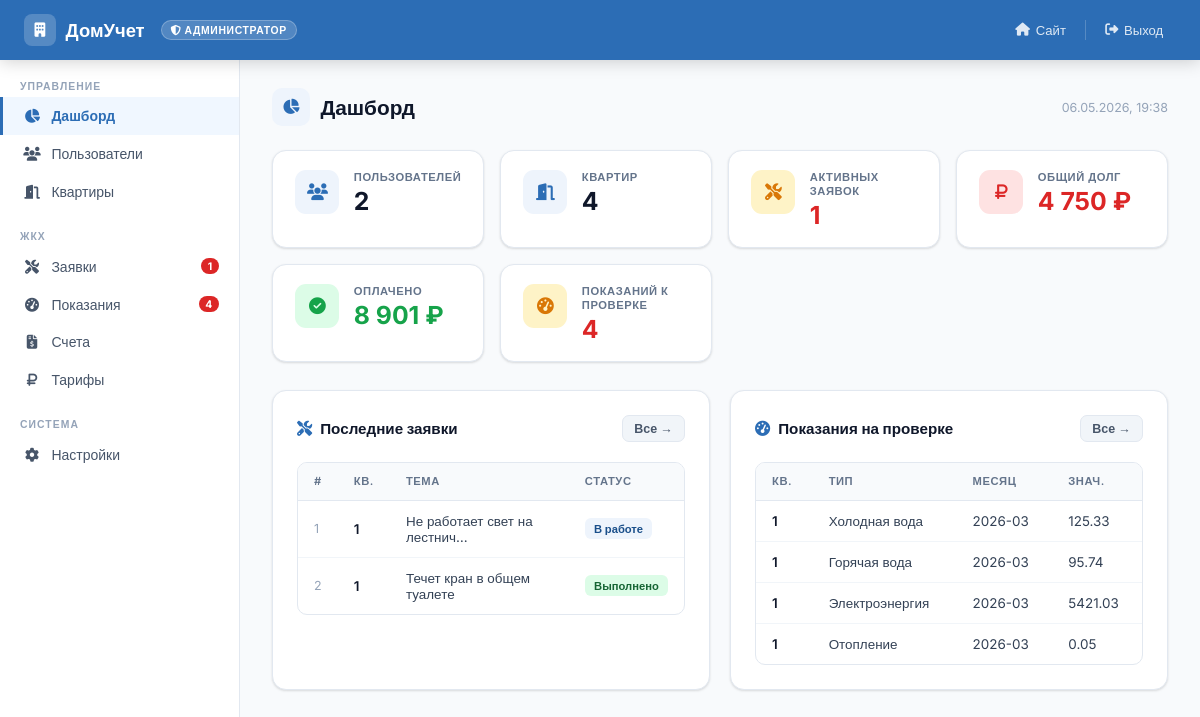
Screenshot of /zhkh.diploma/admin/index.php (signed in) with the database file from the repository.
### tables this page shows
CREATE TABLE `incidents` (
  `incident_id` int NOT NULL,
  `apartment_id` int NOT NULL,
  `category_id` int NOT NULL,
  `title` varchar(255) NOT NULL,
  `description` text NOT NULL,
  `status` enum('new','assigned','in_progress','completed','cancelled') DEFAULT 'new',
  `priority` enum('low','medium','high','urgent') DEFAULT 'medium',
  `photos_json` text,
  `created_by` int NOT NULL,
  `assigned_worker_id` int DEFAULT NULL,
  `assigned_at` timestamp NULL DEFAULT NULL,
  `started_at` timestamp NULL DEFAULT NULL,
  `completed_at` timestamp NULL DEFAULT NULL,
  `rating` int DEFAULT NULL,
  `feedback` text,
  `created_at` timestamp NULL DEFAULT CURRENT_TIMESTAMP,
  `updated_at` timestamp NULL DEFAULT CURRENT_TIMESTAMP ON UPDATE CURRENT_TIMESTAMP
);

CREATE TABLE `apartments` (
  `apartment_id` int NOT NULL,
  `apartment_number` varchar(10) NOT NULL,
  `floor` int DEFAULT NULL,
  `entrance` int DEFAULT NULL,
  `area` decimal(6,2) DEFAULT NULL,
  `rooms_count` int DEFAULT NULL,
  `residents_count` int DEFAULT '1',
  `address` varchar(255) NOT NULL,
  `owner_user_id` int DEFAULT NULL,
  `created_at` timestamp NULL DEFAULT CURRENT_TIMESTAMP,
  `updated_at` timestamp NULL DEFAULT CURRENT_TIMESTAMP ON UPDATE CURRENT_TIMESTAMP
);

CREATE TABLE `meter_readings` (
  `reading_id` int NOT NULL,
  `apartment_id` int NOT NULL,
  `meter_type_id` int NOT NULL,
  `reading_value` decimal(10,2) NOT NULL,
  `reading_date` date NOT NULL,
  `reading_month` varchar(7) NOT NULL,
  `previous_value` decimal(10,2) DEFAULT NULL,
  `difference` decimal(10,2) DEFAULT NULL,
  `photos_json` text,
  `status` enum('pending','approved','rejected') DEFAULT 'pending',
  `notes` text,
  `created_by` int DEFAULT NULL,
  `created_at` timestamp NULL DEFAULT CURRENT_TIMESTAMP
);

CREATE TABLE `meter_types` (
  `meter_type_id` int NOT NULL,
  `type_name` varchar(100) NOT NULL,
  `unit` varchar(20) NOT NULL,
  `description` text,
  `icon_class` varchar(50) DEFAULT NULL,
  `created_at` timestamp NULL DEFAULT CURRENT_TIMESTAMP
);

### zhkh.diploma/includes/config.php (called while the page is built, shortened)
<?php
class Database {
    private static $instance = null;
    private $connection;
    private function __construct() {
        try {
            $dsn = "mysql:host=" . DB_HOST . ";dbname=" . DB_NAME . ";charset=" . DB_CHARSET;
            $options = [
                PDO::ATTR_ERRMODE => PDO::ERRMODE_EXCEPTION,
                PDO::ATTR_DEFAULT_FETCH_MODE => PDO::FETCH_ASSOC,
                PDO::ATTR_EMULATE_PREPARES => false,
            ];
            $this->connection = new PDO($dsn, DB_USER, DB_PASS, $options);
        } catch (PDOException $e) {
            die("Ошибка подключения к базе данных: " . $e->getMessage());
        }
    }
    public static function getInstance() {
        if (self::$instance === null) {
            self::$instance = new self();
        }
        return self::$instance;
    }
    public function getConnection() {
        return $this->connection;
    }
}
function db() {
    return Database::getInstance()->getConnection();
}
function escape($string) {
    return htmlspecialchars((string)($string ?? ''), ENT_QUOTES, 'UTF-8');
}

### zhkh.diploma/admin/index.php (the view, shortened to what this page needs)
<?php
require_once __DIR__ . '/../includes/config.php';
$tab = $_GET['tab'] ?? 'dashboard';
$stats = [];
if ($tab === 'dashboard') {
    $stats['users']       = db()->query("SELECT COUNT(*) FROM users")->fetchColumn();
    $stats['apartments']  = db()->query("SELECT COUNT(*) FROM apartments")->fetchColumn();
    $stats['incidents']   = db()->query("SELECT COUNT(*) FROM incidents WHERE status NOT IN('completed','cancelled')")->fetchColumn();
    $stats['debt']        = db()->query("SELECT COALESCE(SUM(total_amount-paid_amount),0) FROM invoices WHERE payment_status!='paid'")->fetchColumn();
    $stats['pending_read']= db()->query("SELECT COUNT(*) FROM meter_readings WHERE status='pending'")->fetchColumn();
    $stats['total_paid']  = db()->query("SELECT COALESCE(SUM(paid_amount),0) FROM invoices")->fetchColumn();
    $recent_incidents = db()->query("SELECT i.*,a.apartment_number,u.full_name as reporter FROM incidents i JOIN apartments a ON i.apartment_id=a.apartment_id JOIN users u ON i.created_by=u.user_id ORDER BY i.created_at DESC LIMIT 5")->fetchAll();
    $recent_readings  = db()->query("SELECT mr.*,mt.type_name,a.apartment_number FROM meter_readings mr JOIN meter_types mt ON mr.meter_type_id=mt.meter_type_id JOIN apartments a ON mr.apartment_id=a.apartment_id WHERE mr.status='pending' ORDER BY mr.created_at DESC LIMIT 5")->fetchAll();
}
$pendingRead = db()->query("SELECT COUNT(*) FROM meter_readings WHERE status='pending'")->fetchColumn();
$activeInc   = db()->query("SELECT COUNT(*) FROM incidents WHERE status NOT IN('completed','cancelled')")->fetchColumn();
?>
<!DOCTYPE html>
<html lang="ru">
<head>
<link rel="stylesheet" href="https://cdnjs.cloudflare.com/ajax/libs/font-awesome/6.4.0/css/all.min.css">
</head>
<body>
<div class="topbar">
    <a href="index.php?tab=dashboard" class="topbar-logo">
        <span class="logo-box"><i class="fas fa-building"></i></span> ДомУчет
    </a>
    <span class="topbar-badge"><i class="fas fa-shield-alt"></i> Администратор</span>
    <div class="topbar-right">
        <a href="../index.php" class="topbar-btn"><i class="fas fa-home"></i> Сайт</a>
        <a href="../logout.php" class="topbar-btn"><i class="fas fa-sign-out-alt"></i> Выход</a>
    </div>
</div>
<div class="layout">
<nav class="sidebar">
    <div class="sb-section">Управление</div>
    <a href="index.php?tab=dashboard" class="<?= $tab==='dashboard'?'active':'' ?>"><span class="si"><i class="fas fa-chart-pie"></i></span> Дашборд</a>
    <a href="index.php?tab=users" class="<?= $tab==='users'?'active':'' ?>"><span class="si"><i class="fas fa-users"></i></span> Пользователи</a>
    <a href="index.php?tab=apartments" class="<?= $tab==='apartments'?'active':'' ?>"><span class="si"><i class="fas fa-door-open"></i></span> Квартиры</a>
    <div class="sb-section">ЖКХ</div>
    <a href="index.php?tab=incidents" class="<?= $tab==='incidents'?'active':'' ?>">
        <span class="si"><i class="fas fa-tools"></i></span> Заявки
        <?php if ($activeInc > 0): ?><span class="sb-badge"><?= $activeInc ?></span><?php endif; ?>
    </a>
    <a href="index.php?tab=readings" class="<?= $tab==='readings'?'active':'' ?>">
        <span class="si"><i class="fas fa-tachometer-alt"></i></span> Показания
        <?php if ($pendingRead > 0): ?><span class="sb-badge"><?= $pendingRead ?></span><?php endif; ?>
    </a>
    <a href="index.php?tab=invoices" class="<?= $tab==='invoices'?'active':'' ?>"><span class="si"><i class="fas fa-file-invoice-dollar"></i></span> Счета</a>
    <a href="index.php?tab=tariffs" class="<?= $tab==='tariffs'?'active':'' ?>"><span class="si"><i class="fas fa-ruble-sign"></i></span> Тарифы</a>
    <div class="sb-section">Система</div>
    <a href="index.php?tab=settings" class="<?= $tab==='settings'?'active':'' ?>"><span class="si"><i class="fas fa-cog"></i></span> Настройки</a>
</nav>
<main class="content">
<?php if ($tab === 'dashboard'):  ?>
<div class="page-header">
    <div class="page-title"><span class="title-icon"><i class="fas fa-chart-pie"></i></span> Дашборд</div>
    <span class="td-sm"><?= date('d.m.Y, H:i') ?></span>
</div>
<div class="stats-grid">
    <div class="stat-card"><div class="stat-icon-wrap ic-blue"><i class="fas fa-users"></i></div><div><div class="stat-label">Пользователей</div><div class="stat-value"><?= $stats['users'] ?></div></div></div>
    <div class="stat-card"><div class="stat-icon-wrap ic-blue"><i class="fas fa-door-open"></i></div><div><div class="stat-label">Квартир</div><div class="stat-value"><?= $stats['apartments'] ?></div></div></div>
    <div class="stat-card"><div class="stat-icon-wrap ic-orange"><i class="fas fa-tools"></i></div><div><div class="stat-label">Активных заявок</div><div class="stat-value <?= $stats['incidents']>0?'v-warn':'' ?>"><?= $stats['incidents'] ?></div></div></div>
    <div class="stat-card"><div class="stat-icon-wrap ic-red"><i class="fas fa-ruble-sign"></i></div><div><div class="stat-label">Общий долг</div><div class="stat-value v-warn"><?= number_format($stats['debt'],0,'.',' ') ?> ₽</div></div></div>
    <div class="stat-card"><div class="stat-icon-wrap ic-green"><i class="fas fa-check-circle"></i></div><div><div class="stat-label">Оплачено</div><div class="stat-value v-ok"><?= number_format($stats['total_paid'],0,'.',' ') ?> ₽</div></div></div>
    <?php if ($stats['pending_read'] > 0): ?>
    <div class="stat-card"><div class="stat-icon-wrap ic-orange"><i class="fas fa-tachometer-alt"></i></div><div><div class="stat-label">Показаний к проверке</div><div class="stat-value v-warn"><?= $stats['pending_read'] ?></div></div></div>
    <?php endif; ?>
</div>
<div class="two-col">
<div class="card">
    <div class="card-header">
        <div class="card-title"><i class="fas fa-tools"></i> Последние заявки</div>
        <a href="index.php?tab=incidents" class="btn btn-ghost btn-sm">Все →</a>
    </div>
    <?php if (empty($recent_incidents)): ?>
        <div class="empty-state"><i class="fas fa-check-circle" style="color:var(--green)"></i><p>Нет активных заявок</p></div>
    <?php else: ?>
    <div class="tbl-wrap"><table>
        <thead><tr><th>#</th><th>Кв.</th><th>Тема</th><th>Статус</th></tr></thead>
        <tbody><?php
        $lbl=['new'=>'Новая','in_progress'=>'В работе','completed'=>'Выполнено','cancelled'=>'Отменено'];
        foreach ($recent_incidents as $inc): ?>
        <tr><td class="td-sm"><?= $inc['incident_id'] ?></td><td class="td-main"><?= escape($inc['apartment_number']) ?></td><td><?= escape(mb_strimwidth($inc['title'],0,28,'…')) ?></td><td><span class="badge badge-<?= $inc['status'] ?>"><?= $lbl[$inc['status']]??$inc['status'] ?></span></td></tr>
        <?php endforeach; ?></tbody>
    </table></div>
    <?php endif; ?>
</div>
<div class="card">
    <div class="card-header">
        <div class="card-title"><i class="fas fa-tachometer-alt"></i> Показания на проверке</div>
        <a href="index.php?tab=readings" class="btn btn-ghost btn-sm">Все →</a>
    </div>
    <?php if (empty($recent_readings)): ?>
        <div class="empty-state"><i class="fas fa-check-circle" style="color:var(--green)"></i><p>Нечего проверять</p></div>
    <?php else: ?>
    <div class="tbl-wrap"><table>
        <thead><tr><th>Кв.</th><th>Тип</th><th>Месяц</th><th>Знач.</th></tr></thead>
        <tbody><?php foreach ($recent_readings as $rd): ?>
        <tr><td class="td-main"><?= escape($rd['apartment_number']) ?></td><td><?= escape($rd['type_name']) ?></td><td><?= escape($rd['reading_month']) ?></td><td><?= $rd['reading_value'] ?></td></tr>
        <?php endforeach; ?></tbody>
    </table></div>
    <?php endif; ?>
</div>
</div>
<?php endif; ?>
</main>
</div>
</body>
</html>

### rows the page displays
incidents: incident_id "1", apartment.apartment_number "1", title "Не работает свет на лестнич…", status "В работе"
incidents: incident_id "2", apartment.apartment_number "1", title "Течет кран в общем туалете", status "Выполнено"
meter_readings: apartment.apartment_number "1", meter_type.type_name "Холодная вода", reading_month "2026-03", reading_value "125.33"
meter_readings: apartment.apartment_number "1", meter_type.type_name "Горячая вода", reading_month "2026-03", reading_value "95.74"
meter_readings: apartment.apartment_number "1", meter_type.type_name "Электроэнергия", reading_month "2026-03", reading_value "5421.03"
meter_readings: apartment.apartment_number "1", meter_type.type_name "Отопление", reading_month "2026-03", reading_value "0.05"

### other values shown
$activeInc "1"
$pendingRead "4"
$stats['users'] "2"
$stats['apartments'] "4"
$stats['incidents'] "1"
$stats['debt'] "4 750"
$stats['total_paid'] "8 901"
$stats['pending_read'] "4"
